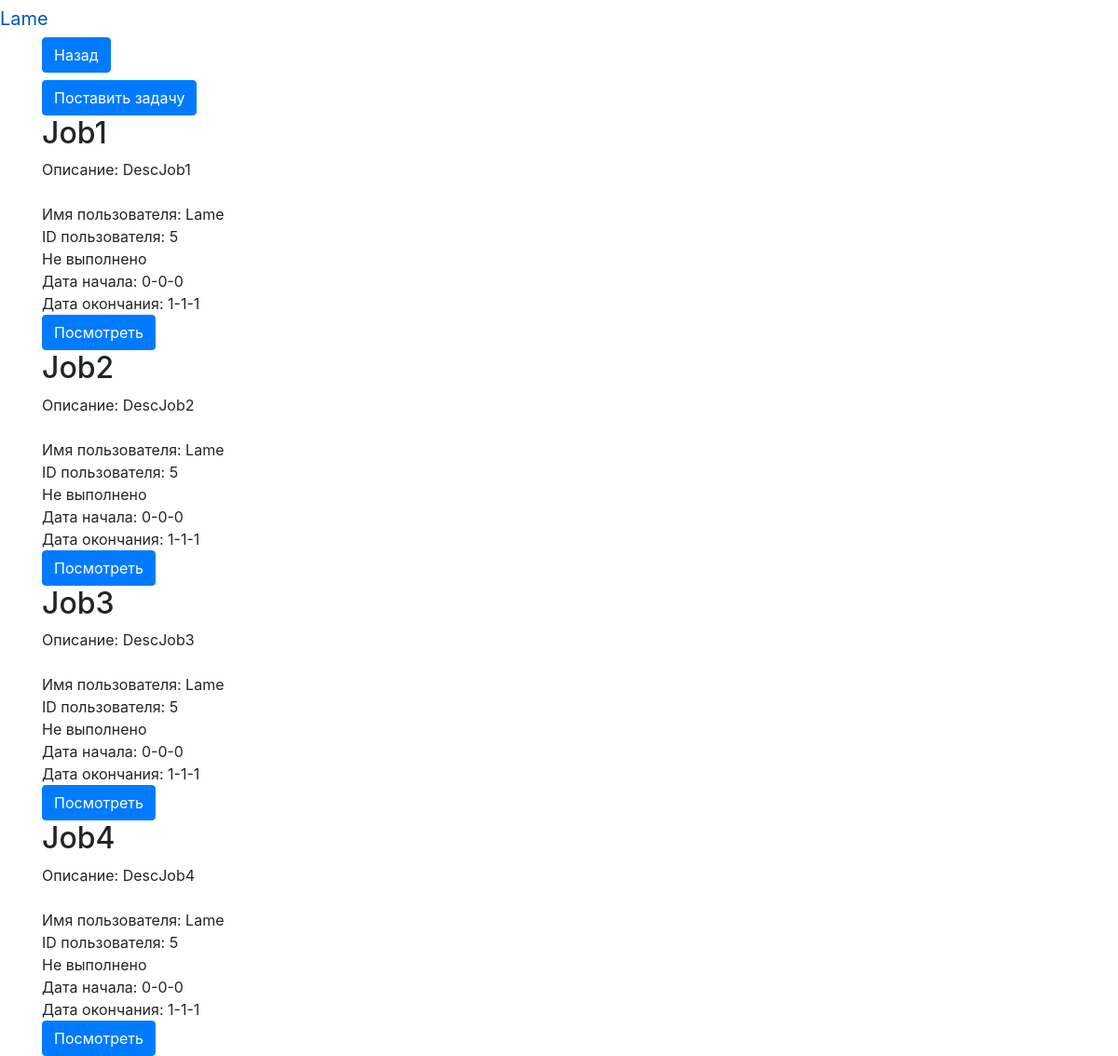
/api/v2/jobs (signed in), run on the app's committed database.
### data/user.py (models this page shows, shortened)
class User(SqlAlchemyBase, UserMixin, SerializerMixin):
    __tablename__ = 'users'
    id = sqlalchemy.Column(sqlalchemy.Integer, primary_key=True, autoincrement=True)
    name = sqlalchemy.Column(sqlalchemy.String)
    description = sqlalchemy.Column(sqlalchemy.String)
    hashed_password = sqlalchemy.Column(sqlalchemy.String)
    email = sqlalchemy.Column(sqlalchemy.String)
    status_id = sqlalchemy.Column(sqlalchemy.Integer, sqlalchemy.ForeignKey('status.id'))
    status = orm.relationship('Status')
    jobs = orm.relationship('Job', back_populates='user')
    command_id = sqlalchemy.Column(sqlalchemy.Integer, sqlalchemy.ForeignKey('commands.id'))
    command = orm.relationship('Command')

### data/jobs.py (models this page shows)
class Job(SqlAlchemyBase, SerializerMixin):
    __tablename__ = 'jobs'
    id = sqlalchemy.Column(sqlalchemy.Integer, primary_key=True, autoincrement=True)
    title = sqlalchemy.Column(sqlalchemy.String)
    description = sqlalchemy.Column(sqlalchemy.String)
    start_date = sqlalchemy.Column(sqlalchemy.String)
    end_date = sqlalchemy.Column(sqlalchemy.String)
    complete = sqlalchemy.Column(sqlalchemy.Boolean)
    user_id = sqlalchemy.Column(sqlalchemy.Integer, sqlalchemy.ForeignKey('users.id'))
    user = orm.relationship('User')

### data/jobs_resource.py (the view)
class JobListResource(Resource):
    def get(self):
        session = db_session.create_session()
        current_user_status = current_user.status
        jobs = session.query(Job).all()
        jobs = [(job, job.user) for job in jobs if job.user_id == current_user.id or (job.user.command_id == current_user.command_id and job.user.status.level_job < current_user.status.level_job)
                or (job.user.command_id == current_user.command_id and current_user.status.id == -1)]
        session.close()
        return make_response(render_template('jobs.html', jobs=jobs, current_user_status=current_user_status))

### data/db_session.py (called while the page is built)
def create_session() -> Session:
    global __factory
    return __factory()

### main.py (called while the page is built)
@login_manager.user_loader
def load_user(user_id):
    db_sess = db_session.create_session()
    user = db_sess.query(User).get(user_id)
    return user

### templates/jobs.html
{% extends "base.html" %}
{% block content %}
    <div><a href="./users/{{ current_user.id }}" class="btn btn-primary mb-2">Назад</a></div>
    {% if current_user_status.level_job > 0 or current_user.status.id == -1 %}
    <div><a href="jobs_create" class="btn btn-primary">Поставить задачу</a></div>
    {% endif %}
    {% for job in jobs %}
    <h2>{{ job[0].title }}</h2>
    <div>Описание: {{ job[0].description }}</div><br>
    <div>Имя пользователя: {{ job[1].name }}</div>
    <div>ID пользователя: {{ job[1].id }}</div>
    {% if job[0].complete %}
    <div>Выполнено</div>
    {% else %}
    <div>Не выполнено</div>
    {% endif %}
    <div>Дата начала: {{ job[0].start_date }}</div>
    <div>Дата окончания: {{ job[0].end_date }}</div>
    <div><a href="jobs\{{ job[0].id }}" class="btn btn-primary">Посмотреть</a></div>
    {% endfor %}
{% endblock %}

### templates/base.html (shortened to what this page needs)
<!doctype html>
<html lang="en">
<head>
    <link rel="stylesheet" href="https://maxcdn.bootstrapcdn.com/bootstrap/4.0.0/css/bootstrap.min.css"
>
</head>
<body>
<header>
    <nav class="offcanvas-body">
        {% if current_user.is_authenticated %}
        <a class="navbar-brand" href="/logout">{{ current_user.name }}</a>
        {% else %}
        <p>
            <a class="btn btn-primary " href="/register">Зарегистрироваться</a>
            <a class="btn btn-success" href="/login">Войти</a>
        </p>
        {% endif %}
    </nav>
</header>
<main role="main" class="container">
    {% block content %}{% endblock %}
</main>
</body>
</html>

### data on the page
User: name "Lame"
Job: title "Job1", description "DescJob1", name "Lame", job "5", complete "Не выполнено", start_date "0-0-0", end_date "1-1-1"
Job: title "Job2", description "DescJob2", name "Lame", job "5", complete "Не выполнено", start_date "0-0-0", end_date "1-1-1"
Job: title "Job3", description "DescJob3", name "Lame", job "5", complete "Не выполнено", start_date "0-0-0", end_date "1-1-1"
Job: title "Job4", description "DescJob4", name "Lame", job "5", complete "Не выполнено", start_date "0-0-0", end_date "1-1-1"
